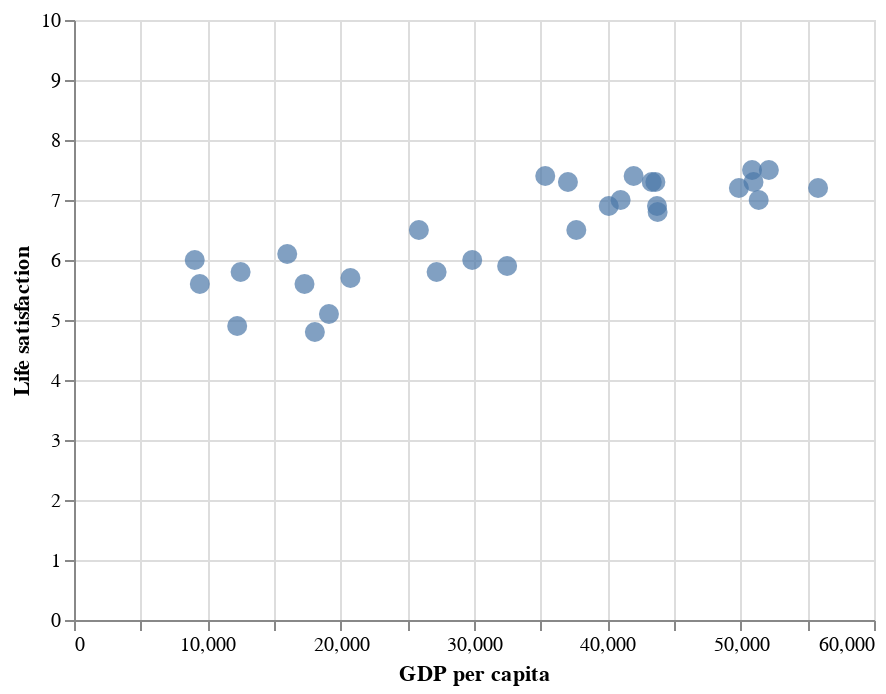

The code cell stored with this chart in its notebook:
### Markdown cell above
### Data exploration

### Code cell
# Visualize the data
chart = alt.Chart(df).mark_circle(size=100).encode(
    alt.X('gdp_per_capita:Q', axis=alt.Axis(title='GDP per capita')),
    alt.Y('life_satisfaction:Q', axis=alt.Axis(title='Life satisfaction'), scale=alt.Scale(domain=[0, 10])),
    tooltip=['country', 'gdp_per_capita', 'life_satisfaction']
).interactive()

chart

### Figure 1 — Vega-Lite specification as saved in the notebook (floating-point values rounded to 4 significant figures)
{"config": {"view": {"continuousWidth": 400, "continuousHeight": 300}}, "data": {"name": "data-84d1eeb26604f73b3bfb37a0a486c169"}, "mark": {"type": "circle", "size": 100}, "encoding": {"tooltip": [{"field": "country", "type": "nominal"}, {"field": "gdp_per_capita", "type": "quantitative"}, {"field": "life_satisfaction", "type": "quantitative"}], "x": {"axis": {"title": "GDP per capita"}, "field": "gdp_per_capita", "type": "quantitative"}, "y": {"axis": {"title": "Life satisfaction"}, "field": "life_satisfaction", "scale": {"domain": [0, 10]}, "type": "quantitative"}}, "selection": {"selector006": {"type": "interval", "bind": "scales", "encodings": ["x", "y"]}}, "$schema": "https://vega.github.io/schema/vega-lite/v4.17.0.json", "datasets": {"data-84d1eeb26604f73b3bfb37a0a486c169": [{"country": "Russia", "gdp_per_capita": 9055.0, "life_satisfaction": 6.0, "class": "train", "data": "test", "Data": "Test"}, {"country": "Turkey", "gdp_per_capita": 9437.0, "life_satisfaction": 5.6, "class": "train", "data": "test", "Data": "Test"}, {"country": "Hungary", "gdp_per_capita": 12240.0, "life_satisfaction": 4.9, "class": "test", "data": "test", "Data": "Train"}, {"country": "Poland", "gdp_per_capita": 12500.0, "life_satisfaction": 5.8, "class": "test", "data": "test", "Data": "Train"}, {"country": "Slovak Republic", "gdp_per_capita": 15990.0, "life_satisfaction": 6.1, "class": "train", "data": "test", "Data": "Train"}, {"country": "Estonia", "gdp_per_capita": 17290.0, "life_satisfaction": 5.6, "class": "train", "data": "test", "Data": "Test"}, {"country": "Greece", "gdp_per_capita": 18060.0, "life_satisfaction": 4.8, "class": "test", "data": "test", "Data": "Test"}, {"country": "Portugal", "gdp_per_capita": 19120.0, "life_satisfaction": 5.1, "class": "train", "data": "test", "Data": "Train"}, {"country": "Slovenia", "gdp_per_capita": 20730.0, "life_satisfaction": 5.7, "class": "test", "data": "train", "Data": "Test"}, {"country": "Spain", "gdp_per_capita": 25860.0, "life_satisfaction": 6.5, "class": "train", "data": "test", "Data": "Test"}, {"country": "Korea", "gdp_per_capita": 27200.0, "life_satisfaction": 5.8, "class": "test", "data": "test", "Data": "Test"}, {"country": "Italy", "gdp_per_capita": 29870.0, "life_satisfaction": 6.0, "class": "train", "data": "train", "Data": "Train"}, {"country": "Japan", "gdp_per_capita": 32490.0, "life_satisfaction": 5.9, "class": "train", "data": "test", "Data": "Test"}, {"country": "Israel", "gdp_per_capita": 35340.0, "life_satisfaction": 7.4, "class": "test", "data": "test", "Data": "Train"}, {"country": "New Zealand", "gdp_per_capita": 37040.0, "life_satisfaction": 7.3, "class": "train", "data": "train", "Data": "Test"}, {"country": "France", "gdp_per_capita": 37680.0, "life_satisfaction": 6.5, "class": "train", "data": "test", "Data": "Test"}, {"country": "Belgium", "gdp_per_capita": 40110.0, "life_satisfaction": 6.9, "class": "test", "data": "test", "Data": "Test"}, {"country": "Germany", "gdp_per_capita": 41000.0, "life_satisfaction": 7.0, "class": "test", "data": "test", "Data": "Test"}, {"country": "Finland", "gdp_per_capita": 41970.0, "life_satisfaction": 7.4, "class": "train", "data": "train", "Data": "Train"}, {"country": "Canada", "gdp_per_capita": 43330.0, "life_satisfaction": 7.3, "class": "train", "data": "test", "Data": "Test"}, {"country": "Netherlands", "gdp_per_capita": 43600.0, "life_satisfaction": 7.3, "class": "train", "data": "test", "Data": "Test"}, {"country": "Austria", "gdp_per_capita": 43720.0, "life_satisfaction": 6.9, "class": "test", "data": "test", "Data": "Test"}, {"country": "United Kingdom", "gdp_per_capita": 43770.0, "life_satisfaction": 6.8, "class": "train", "data": "train", "Data": "Test"}, {"country": "Sweden", "gdp_per_capita": 49870.0, "life_satisfaction": 7.2, "class": "test", "data": "test", "Data": "Train"}, {"country": "Iceland", "gdp_per_capita": 50850.0, "life_satisfaction": 7.5, "class": "train", "data": "train", "Data": "Test"}, {"country": "Australia", "gdp_per_capita": 50960.0, "life_satisfaction": 7.3, "class": "train", "data": "train", "Data": "Train"}, {"country": "Ireland", "gdp_per_capita": 51350.0, "life_satisfaction": 7.0, "class": "test", "data": "train", "Data": "Test"}, {"country": "Denmark", "gdp_per_capita": 52110.0, "life_satisfaction": 7.5, "class": "test", "data": "train", "Data": "Train"}, {"country": "United States", "gdp_per_capita": 55810.0, "life_satisfaction": 7.2, "class": "test", "data": "test", "Data": "Test"}]}}
